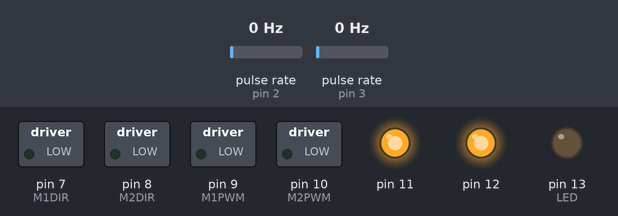
A sketch run on a simulated Arduino Uno, built with avr-gcc and run on an emulated ATmega328P. Shown: switched loads named in the sketch (green lamp = pin HIGH), output pins drawn as LEDs (lit = HIGH). Wiring (inferred from the names in the program): 2 × pulse sensor: data pin 2 / data pin 3. The test bench sets the inputs (shaded band); at power-on: pulse rate (sensors on pin 2, pin 3) 0 Hz. What the sketch prints to the serial monitor is not drawn.

Above: at 0.1 s.
At 6.1 s:
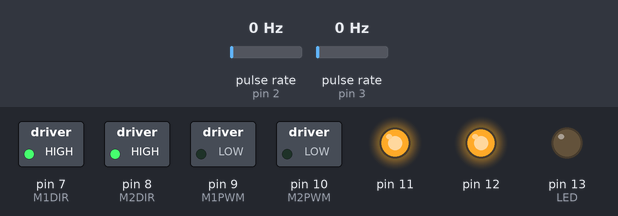
Timing chart, 0 to 7.6 s (numbered marks = the images above):
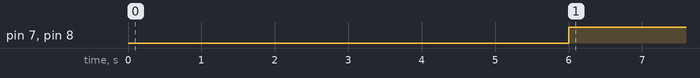

The sketch:

Arduino_Optimise.ino
```cpp
// Nom pour les pin directionnel du motorshield
#define ENCODER1 2
#define ENCODER2 3
#define M1DIR 7
#define M2DIR 8
#define M1PWM 9
#define M2PWM 10
#define LED 13

// Déclaration des variables
volatile int g_vToursM1;
volatile int g_vToursM2;

// Déclaration des constantes liées aux composantes
const float RAYON = 1.75;
#define FREINAGE 0 //(Distance en clics)
#define ENTRE_ROUES 9.3 // Distance entre les roues en cm

//Permet d'avoir le code fonctionnel
boolean code = true;

//Fonctions pour le déplacement

//Fonction de base
void deplacement(int in_iVitesse, int in_iDir1, int in_iDir2, int in_iDistance) {
  //Valeur nécessairement positif puisque analogue (8 bit)
  if (in_iVitesse < 0)
  {
    in_iVitesse = -in_iVitesse;
  }
  //Valeurs max pour 3V estimer a 130 mais tests à faire encore
  if (in_iVitesse >= 130)
  {
    in_iVitesse = 130;
  }
  // Direction et in_iVitesse moteur 1
  int l_iTours = dis(in_iDistance);
  // Remise à zero des valeurs
  analogWrite(M1PWM, in_iVitesse);
  digitalWrite(M1DIR, in_iDir1);
  // Direction et in_iVitesse moteur 2
  analogWrite(M2PWM, in_iVitesse);
  digitalWrite(M2DIR, in_iDir2);
  int l_iToursMoyen = 0;
  g_vToursM1 = 0; g_vToursM2 = 0;
  Serial.print("Tours à effectuer:");
  Serial.println(l_iTours);
  while ( l_iTours > l_iToursMoyen )
  {
    delay(100);
    l_iToursMoyen = (g_vToursM2) / 2;
    Serial.print("Tours M1:");
    Serial.println(g_vToursM1);
    Serial.println("Tours M2:");
    Serial.println(g_vToursM2);
  }
}
//Fonction avancer
void avancer(byte in_iVitesse, int in_iDistance) {
  // Sens vers l'avant
  deplacement(in_iVitesse, HIGH, HIGH, in_iDistance);
}
//Fonction reculer
void reculer(byte in_iVitesse, int in_iDistance) {
  // Sens vers l'arrière
  deplacement(in_iVitesse, LOW, LOW, in_iDistance);
}
//Fonction rotation à droite
void rotationG(byte in_iVitesse, int angle) {
  //Calcul de la distance à parcourir / 2 car c'est la moyenne deux deux roues
  int in_iDistance = ENTRE_ROUES * 3.1413 * 360 / angle;
  // Sens mixe pour tourner vers la droite
  deplacement(in_iVitesse, HIGH, LOW, in_iDistance);
}
//Fonction rotation à gauche
void rotationD(byte in_iVitesse, int angle) {
  //Calcul de la distance à parcourir / 2 car c'est la moyenne deux deux roues
  int in_iDistance = ENTRE_ROUES * 3.1413 * 360 / angle;
  // Sens mixe pour tourner vers la gauche
  deplacement(in_iVitesse, LOW, HIGH, in_iDistance);
}
//Freiner
void brake() {
analogWrite(M1PWM, 0);
  digitalWrite(M1DIR, LOW);
  // Direction et in_iVitesse moteur 2
  analogWrite(M2PWM, 0);
  digitalWrite(M2DIR, LOW);
}

// Fonction pour compter le nombre de tours -- ISR
void count1()
{
g_vToursM1++;
}
  static unsigned long last_interrupt2_time = 0;
void count2()
{

  unsigned long interrupt2_time = micros();
  if (interrupt2_time - last_interrupt2_time > 1000)
  {
    g_vToursM2++;
  }
  last_interrupt2_time = interrupt2_time;
}

//Nombre de clics pour distance
int dis(int in_iDistance) {
  return in_iDistance / (RAYON * 2 * 3.1416) * 16 - FREINAGE;
}

void setup() {
  // put your setup code here, to run once:
  Serial.begin(9600);
  pinMode(M1PWM, OUTPUT);
  pinMode(M2PWM, OUTPUT);
  pinMode(M1DIR, OUTPUT);
  pinMode(M2DIR, OUTPUT);
  pinMode(LED, OUTPUT);
  pinMode(ENCODER1, INPUT_PULLUP);
  attachInterrupt(digitalPinToInterrupt(ENCODER1), count1, CHANGE);
  pinMode(ENCODER2, INPUT_PULLUP);
  attachInterrupt(digitalPinToInterrupt(ENCODER2), count2, CHANGE);
  // Alimentation des encoders
  pinMode(12,OUTPUT);
  pinMode(11,OUTPUT);
  digitalWrite(12,HIGH);
  digitalWrite(11,HIGH);
}

void loop() {
  delay(6000);
avancer(0,10000);
brake();
}
```

Measured:
- by itself, pin 7 (M1DIR), pin 8 (M2DIR): LOW → HIGH at 6.0 s
